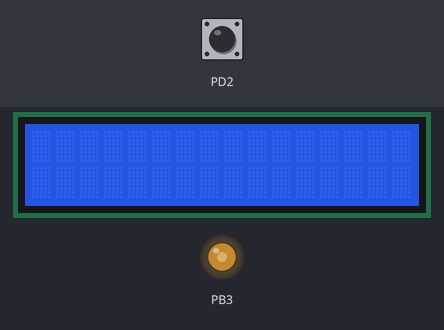
A program run on a simulated ATmega32, built with avr-gcc and emulated at 12 MHz. On the bench: 16×2 character LCD, output pins drawn as LEDs (lit = HIGH). Wiring (inferred from the names in the program): character LCD (HD44780): RS PB7; R/W PB6; E PB5; data PA0, PA1, PA2, PA3, PA4, PA5, PA6, PA7. The test bench sets the inputs (shaded band); at power-on: PD2 LOW. Pins used as bus, display or sensor lines are not drawn.

Above: at 1.2 s.
1.3 s: PD2 pulsed HIGH 2 times (0.12 s each, 0.3 s apart)
At 2.17 s:
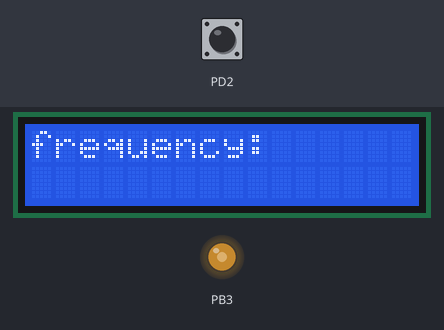
At 4.0 s:
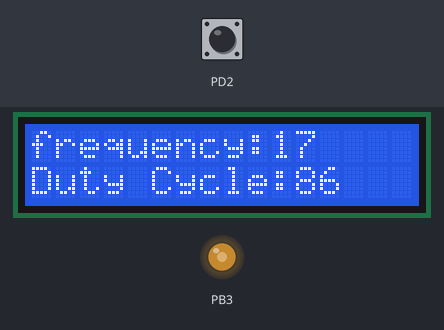
4.3 s: PD2 pulsed HIGH 5 times (0.12 s each, 0.3 s apart)
At 5.17 s:
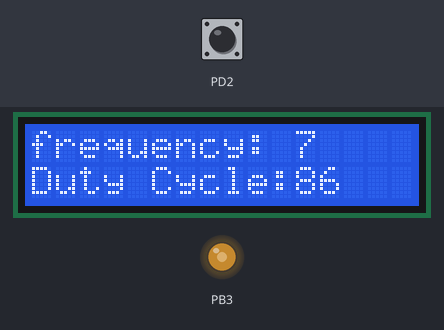
Timing chart, 0 to 7.3 s (numbered marks = the images above; inputs shaded):
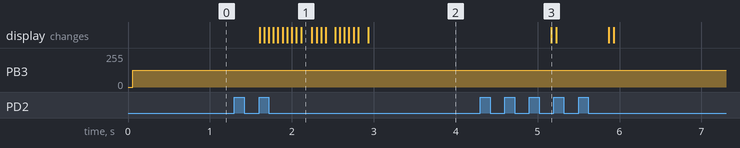

Measured:
- after the input at 1.3 s, the display: first changes after 0.31 s (image 1 shows a later state)
- after the input at 4.3 s, the display: changes after 0.87 s (image 3)

The program:

main.c
```c
/*
 * main.c
 *
 *  Created on: 29 Jun 2019
 *      Author: mohamed
 */
#include<avr/io.h>
#include"avr/interrupt.h"

#include"StdTypes.h"
#include"ADC_int.h"
#include"DIO_int.h"
#include"TIM0_interface.h"
#include"utils.h"
#include"Util.h"
#include"LCD_int.h"
#include"LCD_cfg.h"

u8 flag=0;
u16 Ton=0;
u16 Toff=0;
u16 freq,duty;
void main ()
{
	DIO_SetPinDirection(PORTB,PIN5,OUTPUT);
	DIO_SetPinDirection(PORTB,PIN6,OUTPUT);
	DIO_SetPinDirection(PORTB,PIN7,OUTPUT);
	DIO_SetPortDirection(PORTA,OUTPUT);
	DIO_SetPinDirection(PORTB,PIN3,OUTPUT);
	DIO_SetPinDirection(PORTD,PIN2,INPUT);
	LCD_vidInit();

	TCCR0=0b01101010;
	OCR0=127;
	TCCR1A=0;
	TCCR1B=2;
	MCUCR=3;
	Set_Bit(SREG,7);
	Set_Bit(GICR,6);
	while(1)
	{
		if(flag==3)
		{
			freq=1000000/(Ton+Toff);
			duty=(u16)(((u32)Ton*100)/(Ton+Toff));
			xSetVidPosition(0,1);
				LCD_vidWriteString("frequency: ");
			xSetVidPosition(10,1);
			LCD_vidWriteNumber(freq);
			xSetVidPosition(0,2);
			LCD_vidWriteString("Duty Cycle: ");
			xSetVidPosition(11,2);
			LCD_vidWriteNumber(duty);
			MCUCR=3;
			flag=0;
		}
	}
}
ISR(INT0_vect)
{
	if(flag==0)
	{
		TCNT1=0;
		MCUCR=2;
		flag++;

	}
	else if(flag==1)
	{
		Ton=TCNT1;
		TCNT1=0;
		MCUCR=3;
		flag++;
	}
	else if(flag==2)
	{
		Toff=TCNT1;
		flag++;
	}
}
```

ADC_int.h
```c
/*
 * ADC_int.h
 *
 *  Created on: Nov 3, 2018
 *      Author: HOSNY
 */

#define ADC_CHANNEL_0  (u8)0x00
#define ADC_CHANNEL_1  (u8)0x01
#define ADC_CHANNEL_2  (u8)0x02
#define ADC_CHANNEL_3  (u8)0x03
#define ADC_CHANNEL_4  (u8)0x04
#define ADC_CHANNEL_5  (u8)0x05
#define ADC_CHANNEL_6  (u8)0x06
#define ADC_CHANNEL_7  (u8)0x07


void ADC_vidInit(void);

u16 ADC_u16GetAdValue(u8 u8ChannelId);
```

ADC_prog.c
```c
/*
 * ADC_prog.c
 *
 *  Created on: Nov 3, 2018
 *      Author: HOSNY
 */
#include "StdTypes.h"
#include "Util.h"
#include "ADC_int.h"
#include "ADC_reg.h"


void ADC_vidInit(void)
{
	/* Choose AREF as reference voltage */
	CLR_BIT(ADMUX,REFS0);
	CLR_BIT(ADMUX,REFS1);

	/* Select division factor to 2 */
	CLR_BIT(ADCSRA,ADPS0);
	CLR_BIT(ADCSRA,ADPS1);
	CLR_BIT(ADCSRA,ADPS2);

	/* Enable ADC */
	SET_BIT(ADCSRA,ADEN);

}

u16 ADC_u16GetAdValue(u8 u8ChannelId)
{
	/* Select required channel ID */
	ADMUX = (ADMUX & ~(0x1F)) | u8ChannelId;

	/* start adc conversion */
	SET_BIT(ADCSRA,ADSC);

	while(GET_BIT(ADCSRA,ADIF) == 0);

	SET_BIT(ADCSRA,ADIF);

	return ADC;

}
```

ADC_reg.h
```c
/*
 * ADC_reg.h
 *
 *  Created on: Nov 3, 2018
 *      Author: HOSNY
 */

#ifndef ADC_REG_H_
#define ADC_REG_H_

#define ADMUX  (*(volatile u8*)0x27)
#define ADCSRA (*(volatile u8*)0x26)
#define ADCH   (*(volatile u8*)0x25)
#define ADCL   (*(volatile u8*)0x24)
#define ADC    (*(volatile u16*)0x24)

/* ADMUX bits */
#define REFS0  6
#define REFS1  7

/* ADCSRA bits */
#define ADEN 7
#define ADSC 6
#define ADIF 4
#define ADPS2 2
#define ADPS1 1
#define ADPS0 0

#endif /* ADC_REG_H_ */
```

TIM0_PROGRAM.c
```c
/*
 * TIM0_PROGRAM.c
 *
 *  Created on: 28 Jun 2019
 *      Author: mohamed
 */

#include"StdTypes.h"
#include "TIM0_Configure.h"
#include"TIM0_PRIVATE.h"
#include"TIM0_interface.h"
#include"utils.h"
void TIM0_vidInit(void)
{
	if(TIMER_MODE==NORMAL_MODE)
	{
		Clear_Bit(TCCR0,WGM00);
		Clear_Bit(TCCR0,WGM01);
		Set_Bit(TIMSK,TOIE0);
	}
	else if(TIMER_MODE==CTC_MODE)
	{
		Clear_Bit(TCCR0,WGM00);
		Set_Bit(TCCR0,WGM01);
		Set_Bit(TIMSK,TOIE0);
	}
	TCCR0|=PRESCALER_SELECT;
}


void TIM0_vidSetTimerval(u8 u8CNT)
{
	TCNT0=u8CNT;
}
void TIM0_vidSetTimerCompiar(u8 u8CNR)
{
	OCR0=u8CNR;
}
```

TIM0_interface.h
```c
/*
 * TIM0_interface.h
 *
 *  Created on: 28 Jun 2019
 *      Author: mohamed
 */

#ifndef TIM0_INTERFACE_H_
#define TIM0_INTERFACE_H_

void TIM0_vidInit(void);
void TIM0_vidSetTimerval(u8 u8CNT);
void TIM0_vidSetTimerCompiar(u8 u8CNR);


#endif /* TIM0_INTERFACE_H_ */
```

Util.h
```c
#ifndef UTILS_H_
#define UTILS_H_
#define SET_BIT(Reg,Bit) (Reg |=(1<<Bit))
#define CLR_BIT(Reg,Bit) (Reg &=~(1<<Bit))
#define GET_BIT(Reg,Bit) ((Reg &(1<<Bit))>>Bit)
#define TOG_BIT(Reg,Bit) (Reg ^=(1<<Bit))

#define SET_REG(Reg) (Reg=0xff)
#define CLR_REG(Reg) (Reg=0x00)
#define TOG_REG(Reg) (Reg^=0xff)

#define CLR_LNIBBLE(Reg) (Reg &=0xf0)
#define CLR_HNIBBLE(Reg) (Reg &=0x0f)
#define SET_HNIBBLE(Reg) (Reg |=0xf0)
#define SET_LNIBBLE(Reg) (Reg |=0x0f)

#endif
```

utils.h
```c
/*
 * utils.h
 *
 *  Created on: 19 Jun 2019
 *      Author: mohamed
 */

#ifndef UTILS_H_
#define UTILS_H_

#define Set_Bit(Reg,Bit) (Reg|=(1<<Bit))
#define Clear_Bit(Reg,Bit) (Reg&=(~(1<<Bit)))
#define Get_Bit(Reg,Bit) ((Reg>>Bit)&1)
#define Toggel_Bit(Reg,Bit) (Reg^=(1<<Bit))


#define Set_Reg(Reg) (Reg|=0xff)
#define Clear_Reg(Reg) (Reg&=0x00)
//#define Get_Reg(Reg) (Reg&0xff) we can use reg directly so it is meaningless
#define Toggel_Reg(Reg) (Reg^=0xff)


#define Set_Hnepples(reg) (reg|=0xf0)
#define Set_Lnepples(reg) (reg|=0x0f)
#define Clear_Hnepples(reg) (reg&=0x0f)
#define Clear_Lnepples(reg) (reg&=0xf0)


#define Input 0
#define Output 1


#define Low 0
#define High 1


#endif /* UTILS_H_ */
```

LCD_cfg.h
```c
/*
 * LCD_cfg.h
 *
 *  Created on: Oct 27, 2018
 *      Author: HOSNY
 */

#ifndef LCD_CFG_H_
#define LCD_CFG_H_

#define LCD_DATA_PORT   PORTA
#define LCD_CTRL_PORT   PORTB

#define RS_PIN         PIN7
#define RW_PIN		   PIN6
#define  E_PIN  	   PIN5


#endif /* LCD_CFG_H_ */
```

TIM0_Configure.h
```c
/*
 * TIMo_Configure.h
 *
 *  Created on: 28 Jun 2019
 *      Author: mohamed
 */

#ifndef TIM0_CONFIGURE_H_
#define TIM0_CONFIGURE_H_

//value accepted NORMAL_MODE,CTC_MODE
#define TIMER_MODE CTC_MODE

//value accepted PRESCALER_??(1-8-64-256-1024)
#define PRESCALER_SELECT PRESCALER_8

#endif /* TIM0_CONFIGURE_H_ */
```

LCD_int.h
```c
/*
 * LCD_int.h
 *
 *  Created on: Oct 27, 2018
 *      Author: HOSNY
 */

#ifndef LCD_INT_H_
#define LCD_INT_H_

#define LCD_CLR          0x01
#define LCD_HOME         0x02
#define LCD_ENTRY_MODE   0x06
#define LCD_DISPLY_ON    0x0C
#define LCD_CURSOR_SHIFT 0x15
#define LCD_FUNC_SET     0x38

#define LCD_LINE1_LOC0    0x80
#define LCD_LINE1_LOC1    0x81
#define LCD_LINE1_LOC2    0x82
#define LCD_LINE1_LOC3    0x83
#define LCD_LINE1_LOC4    0x84
#define LCD_LINE1_LOC5    0x85
#define LCD_LINE1_LOC6    0x86
#define LCD_LINE1_LOC7    0x87
#define LCD_LINE1_LOC8    0x88
#define LCD_LINE1_LOC9    0x89
#define LCD_LINE1_LOC10   0x8A
#define LCD_LINE1_LOC11   0x8B
#define LCD_LINE1_LOC12   0x8C
#define LCD_LINE1_LOC13   0x8D
#define LCD_LINE1_LOC14   0x8E
#define LCD_LINE1_LOC15   0x8F

#define LCD_LINE2_LOC0     0xC0
#define LCD_LINE2_LOC1     0xC1
#define LCD_LINE2_LOC2     0xC2
#define LCD_LINE2_LOC3     0xC3
#define LCD_LINE2_LOC4     0xC4
#define LCD_LINE2_LOC5     0xC5
#define LCD_LINE2_LOC6     0xC6
#define LCD_LINE2_LOC7     0xC7
#define LCD_LINE2_LOC8     0xC8
#define LCD_LINE2_LOC9     0xC9
#define LCD_LINE2_LOC10    0xCA
#define LCD_LINE2_LOC11    0xCB
#define LCD_LINE2_LOC12    0xCC
#define LCD_LINE2_LOC13    0xCD
#define LCD_LINE2_LOC14    0xCE
#define LCD_LINE2_LOC15    0xCF

void LCD_vidInit();
void LCD_vidSendCommand(u8 u8CmdCpy);
void LCD_vidWriteChar(u8 u8DataCpy);
void LCD_vidWriteString(u8* pu8StringCpy);
void LCD_vidWriteNumber(u16 u16NumVal);
void xSetVidPosition(u8 x,u8 y);
#endif /* LCD_INT_H_ */
```

LCD_prog.c
```c
/*
 * LCD_prog.c
 *
 *  Created on: Oct 27, 2018
 *      Author: HOSNY
 */

#include "Stdtypes.h"
#include "LCD_int.h"
#include "DIO_int.h"
#include "LCD_cfg.h"
#define F_CPU 12000000UL
#include "avr/delay.h"

void LCD_vidInit()
{
	_delay_ms(30);

	LCD_vidSendCommand(LCD_FUNC_SET);

	_delay_ms(1);

	LCD_vidSendCommand(LCD_DISPLY_ON);

	_delay_ms(1);

	LCD_vidSendCommand(LCD_CLR);

	_delay_ms(2);

	LCD_vidSendCommand(LCD_ENTRY_MODE);
}

void LCD_vidSendCommand(u8 u8CmdCpy)
{
	DIO_SetPinValue(LCD_CTRL_PORT,RS_PIN,LOW);

	DIO_SetPinValue(LCD_CTRL_PORT,RW_PIN,LOW);

	DIO_SetPinValue(LCD_CTRL_PORT,E_PIN,HIGH);

	DIO_SetPortValue(LCD_DATA_PORT,u8CmdCpy);

	DIO_SetPinValue(LCD_CTRL_PORT,E_PIN,LOW);

	_delay_ms(5);

	DIO_SetPinValue(LCD_CTRL_PORT,E_PIN,HIGH);
}

void LCD_vidWriteChar(u8 u8DataCpy)
{
	DIO_SetPinValue(LCD_CTRL_PORT,RS_PIN,HIGH);

	DIO_SetPinValue(LCD_CTRL_PORT,RW_PIN,LOW);

	DIO_SetPinValue(LCD_CTRL_PORT,E_PIN,HIGH);

	DIO_SetPortValue(LCD_DATA_PORT,u8DataCpy);

	DIO_SetPinValue(LCD_CTRL_PORT,E_PIN,LOW);

	_delay_ms(5);

	DIO_SetPinValue(LCD_CTRL_PORT,E_PIN,HIGH);
}

void LCD_vidWriteString(u8* pu8StringCpy)
{
	u8 u8LoopIndex = 0;
	while(pu8StringCpy[u8LoopIndex] != 0)
	{
		LCD_vidWriteChar(pu8StringCpy[u8LoopIndex]);
		if(u8LoopIndex == 15)
		{
			LCD_vidSendCommand(LCD_LINE2_LOC0);
		}
		else
		{

		}
		u8LoopIndex++;
		_delay_ms(50);
	}
}

void LCD_vidWriteNumber(u16 u16NumVal)
{
	u8 Local_u8Factor;

	if (u16NumVal >= (u16)10000)
	{
		Local_u8Factor = (u8)(u16NumVal / (u16) 10000);
		LCD_vidWriteChar(Local_u8Factor+48);
		u16NumVal = u16NumVal - (u16)(Local_u8Factor * (u16)10000);

		Local_u8Factor = (u8)(u16NumVal / (u16) 1000);
		LCD_vidWriteChar(Local_u8Factor+48);
		u16NumVal = u16NumVal - (u16)(Local_u8Factor * (u16)1000);

		Local_u8Factor = (u8)(u16NumVal / (u16) 100);
		LCD_vidWriteChar(Local_u8Factor+48);
		u16NumVal = u16NumVal - (u16)(Local_u8Factor * (u8)100);

		Local_u8Factor = (u8)(u16NumVal / (u16) 10);
		LCD_vidWriteChar(Local_u8Factor+48);
		Local_u8Factor = u16NumVal - (u16)(Local_u8Factor * (u8)10);
		LCD_vidWriteChar(Local_u8Factor+48);

	}

	else if (u16NumVal >= (u16) 1000 )
	{
		Local_u8Factor = (u8)(u16NumVal / (u16) 1000);
		LCD_vidWriteChar(Local_u8Factor+48);
		u16NumVal = u16NumVal - (u16)(Local_u8Factor * (u16)1000);

		Local_u8Factor = (u8)(u16NumVal / (u16) 100);
		LCD_vidWriteChar(Local_u8Factor+48);
		u16NumVal = u16NumVal - (u16)(Local_u8Factor * (u8)100);

		Local_u8Factor = (u8)(u16NumVal / (u16) 10);
		LCD_vidWriteChar(Local_u8Factor+48);
		Local_u8Factor = u16NumVal - (u16)(Local_u8Factor * (u8)10);
		LCD_vidWriteChar(Local_u8Factor+48);
	}

	else if (u16NumVal >= (u8)100 )
	{
		Local_u8Factor = (u8)(u16NumVal / (u16) 100);
		LCD_vidWriteChar(Local_u8Factor+48);
		u16NumVal = u16NumVal - (u16)(Local_u8Factor * (u8)100);

		Local_u8Factor = (u8)(u16NumVal / (u16) 10);
		LCD_vidWriteChar(Local_u8Factor+48);
		Local_u8Factor = u16NumVal - (u16)(Local_u8Factor * (u8)10);
		LCD_vidWriteChar(Local_u8Factor+48);
	}

	else if (u16NumVal >= (u8) 10 )
	{
		Local_u8Factor = (u8)((u8)u16NumVal / (u8) 10);
		LCD_vidWriteChar(Local_u8Factor+48);
		Local_u8Factor = u16NumVal - (u16)(Local_u8Factor * (u8)10);
		LCD_vidWriteChar(Local_u8Factor+48);
	}

	else
	{
		LCD_vidWriteChar(u16NumVal+48);
	}
}


void xSetVidPosition(u8 x,u8 y)
{
	if((x>=0)&&(x<16))
	{
		switch(y)
		{
			case 1:
				LCD_vidSendCommand(x+128);

				break;
			case 2:
				LCD_vidSendCommand(x+192);

				break;
		}
	}
}
```

DIO_int.h
```c
/***************************************************************************************/
/****************************  IMT School Training Center ******************************/
/***************************************************************************************/
/** This file is developed by IMT School training center, All copyrights are reserved **/
/***************************************************************************************/
#ifndef _DIO_INT_H
#define _DIO_INT_H

/* Port Defines */
#define PORTA    0
#define PORTB    1
#define PORTC    2
#define PORTD    3

/* PIN Defines */
#define PIN0   0
#define PIN1   1
#define PIN2   2
#define PIN3   3
#define PIN4   4
#define PIN5   5
#define PIN6   6
#define PIN7   7

/* PIN Directions */
#define INPUT  0x00
#define OUTPUT 0xFF

/* PIN Value Options */
#define HIGH   0xFF
#define LOW    0x00

/* IO Pins */
void DIO_SetPinValue(u8 u8PortIdCopy , u8 u8PinIdCopy, u8 u8PinValCopy);

u8 DIO_GetPinValue(u8 u8PortIdCopy, u8 u8PinIdCopy);

void DIO_SetPinDirection (u8 u8PortIdCopy, u8 u8PinIdCopy, u8 u8PinDirCopy);

/* IO Ports */
void DIO_SetPortDirection (u8 u8PortId, u8 u8PortDir);

void DIO_SetPortValue     (u8 u8PortId, u8 u8PortVal);

#endif
```

DIO_prog.c
```c
/***************************************************************************************/
/****************************  IMT School Training Center ******************************/
/***************************************************************************************/
/** This file is developed by IMT School training center, All copyrights are reserved **/
/***************************************************************************************/
#include "StdTypes.h"
#include "Util.h"

#include "DIO_int.h"
#include "DIO_reg.h"

/* Define Array of pointers to hold all registers */
volatile u8* DIO_OutRegisters [4] = {PORTA_Register, PORTB_Register, PORTC_Register, PORTD_Register};
volatile u8* DIO_InRegisters  [4] = {PINA_Register , PINB_Register , PINC_Register , PIND_Register };
volatile u8* DIO_DirRegisters [4] = {DDRA_Register , DDRB_Register , DDRC_Register , DDRD_Register };

/* IO Pins */
void DIO_SetPinValue(u8 u8PortIdCopy , u8 u8PinIdCopy, u8 u8PinValCopy)
{
	/* Make sure that the Port ID and Pin ID are in the valid range */
	if ((u8PortIdCopy <= PORTD) && (u8PinIdCopy <= PIN7))
	{
		if (u8PinValCopy == HIGH)
		{
			SET_BIT(*DIO_OutRegisters[u8PortIdCopy],u8PinIdCopy);
		}

		else if (u8PinValCopy == LOW)
		{
			CLR_BIT(*DIO_OutRegisters[u8PortIdCopy],u8PinIdCopy);
		}

		else
		{
			/* Do nothing, Wrong value to set */
		}
	}

	else
	{
		/* Do nothing, Error in the Pin ID or PORT ID */
	}
}

u8 DIO_GetPinValue(u8 u8PortIdCopy, u8 u8PinIdCopy)
{
	/* Define Local Variable to get the BIT Value */
	u8 u8ResultLocal;
	/* Make sure that the Port ID and Pin ID are in the valid range */
	if ((u8PortIdCopy <= PORTD) && (u8PinIdCopy <= PIN7))
	{
		u8ResultLocal= GET_BIT(*DIO_InRegisters[u8PortIdCopy],u8PinIdCopy);
	}

	else
	{
		/* return 0xff in case of error in the Pin ID or PORT ID */
		u8ResultLocal = 0xFF;
	}

	return u8ResultLocal;
}

void DIO_SetPinDirection (u8 u8PortIdCopy, u8 u8PinIdCopy, u8 u8PinDirCopy)
{
	/* Make sure that the Port ID and Pin ID are in the valid range */
	if ((u8PortIdCopy <= PORTD) && (u8PinIdCopy <= PIN7))
	{
		if ( u8PinDirCopy == OUTPUT )
		{
			SET_BIT(*DIO_DirRegisters[u8PortIdCopy],u8PinIdCopy);
		}

		else if ( u8PinDirCopy == INPUT )
		{
			CLR_BIT(*DIO_DirRegisters[u8PortIdCopy],u8PinIdCopy);
		}

		else
		{
			/* Do nothing, Wrong Direction Required */
		}
	}

	else
	{
		/* Do nothing, Error in the Pin ID or PORT ID */
	}
}


/* IO Ports */
void DIO_SetPortDirection (u8 u8PortId, u8 u8PortDir)
{
	/* Check on the Required PORT Number */
	if (u8PortId <= PORTD)
	{
		*DIO_DirRegisters[u8PortId] = u8PortDir;
	}

	else
	{
		/* Wrong Port ID */
	}
}

void DIO_SetPortValue (u8 u8PortId, u8 u8PortVal)
{
	/* Check on the Required PORT Number */
	if (u8PortId <= PORTD)
	{
		*DIO_OutRegisters[u8PortId] = u8PortVal;
	}

	else
	{
		/* Wrong Port ID */
	}
}
```

DIO_reg.h
```c
/***************************************************************************************/
/****************************  IMT School Training Center ******************************/
/***************************************************************************************/
/** This file is developed by IMT School training center, All copyrights are reserved **/
/***************************************************************************************/
#ifndef _DIO_Register_H
#define _DIO_Register_H

/* Group A Registers */
#define PORTA_Register  ((volatile u8*)0x3B)
#define DDRA_Register   ((volatile u8*)0x3A)
#define PINA_Register   ((volatile u8*)0x39)

/* Group B Registers */
#define PORTB_Register  ((volatile u8*)0x38)
#define DDRB_Register   ((volatile u8*)0x37)
#define PINB_Register   ((volatile u8*)0x36)

/* Group C Registers */
#define PORTC_Register  ((volatile u8*)0x35)
#define DDRC_Register   ((volatile u8*)0x34)
#define PINC_Register   ((volatile u8*)0x33)

/* Group D Registers */
#define PORTD_Register  ((volatile u8*)0x32)
#define DDRD_Register   ((volatile u8*)0x31)
#define PIND_Register   ((volatile u8*)0x30)


#endif
```

StdTypes.h
```c
#ifndef StdTypes
#define StdTypes
typedef signed char s8;
typedef unsigned char u8;
typedef signed short int s16;
typedef unsigned short int u16;
typedef signed long int s32;
typedef unsigned long int u32;
typedef signed long long int s64;
typedef unsigned long long int u64;
typedef float f32;
typedef double f64;
#endif
```

TIM0_PRIVATE.h
```c
/*
 * TIM0_PRIVATE.h
 *
 *  Created on: 28 Jun 2019
 *      Author: mohamed
 */

#ifndef TIM0_PRIVATE_H_
#define TIM0_PRIVATE_H_
#include"StdTypes.h"

#define NORMAL_MODE 0
#define CTC_MODE 1

#define PRESCALER_1 0x01
#define PRESCALER_8 0x02
#define PRESCALER_64 0x03
#define PRESCALER_256 0x04
#define PRESCALER_1024 0x05

//Register
#define TCNT0 (*(volatile u8*)0x52)
#define OCR0 (*(volatile u8*)0x5C)
#define TCCR0 (*(volatile u8*)0x53)
#define TIMSK (*(volatile u8*)0x59)
#define SREG (*(volatile u8*)0x5F)

#define WGM00 6
#define WGM01 3
#define TOIE0 0
#define OCIE0 1

#endif /* TIM0_PRIVATE_H_ */
```
